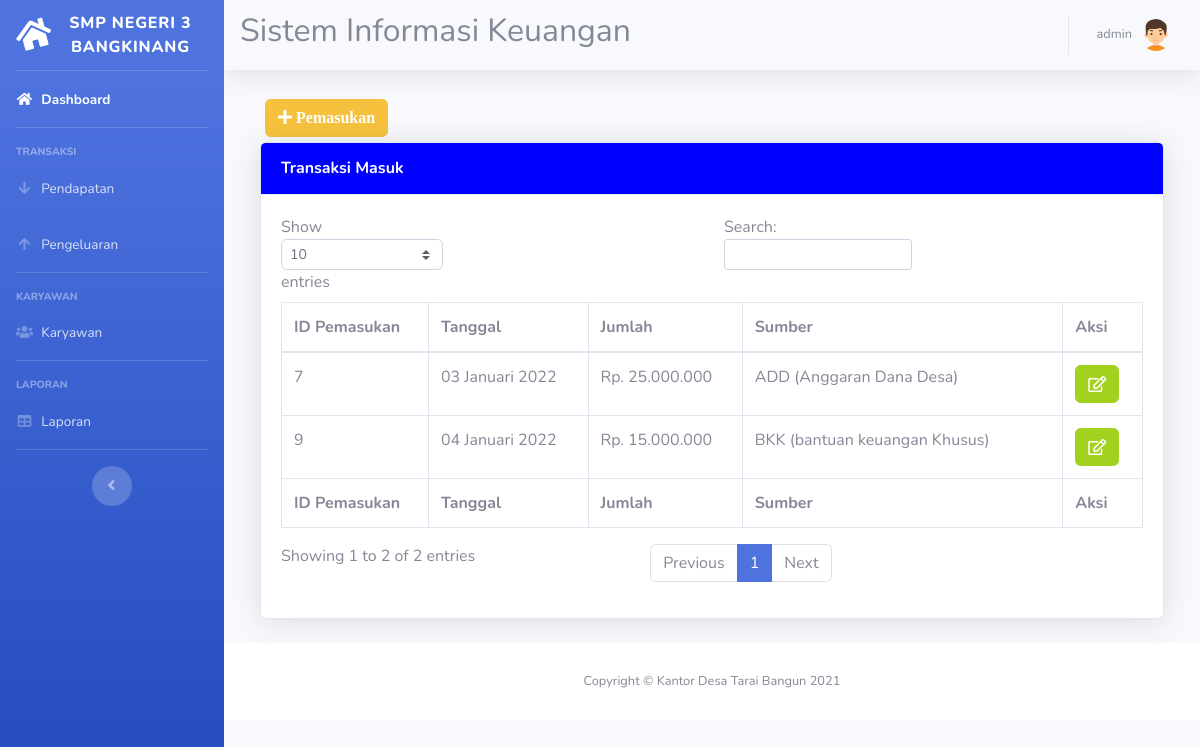
The app's page /pendapatan.php (signed in) with its own data.
### tables this page shows
CREATE TABLE `cashinout` (
  `id_cashinout` int(11) NOT NULL,
  `tanggal` date NOT NULL,
  `jenis` enum('Pengeluaran','Pemasukkan') NOT NULL,
  `jumlah` double NOT NULL,
  `id_perihal` int(11) NOT NULL
);

CREATE TABLE `perihal` (
  `id_perihal` int(11) NOT NULL,
  `nama` varchar(100) NOT NULL,
  `keterangan` varchar(200) NOT NULL
);

### tanggal.php (called while the page is built)
<?php
function tanggalIndonesia($date)
{
  $bulanIndo=array("Januari","Februari","Maret","April","Mei","Juni","Juli","Agustus","September","Oktober","November","Desember");
  $tahun = substr($date, 0, 4);
  $bulan = substr($date, 5, 2);
  $tgl   = substr($date, 8, 2);
  $result = $tgl. " " .$bulanIndo[(int)$bulan-1]. " " .$tahun;
  return($result);
}
?>

### pendapatan.php (the view, shortened to what this page needs)
<!DOCTYPE html>
<html lang="en">
<head>
  <link href="vendor/fontawesome-free/css/all.min.css" rel="stylesheet" type="text/css">
  <link href="css/sb-admin-2.min.css" rel="stylesheet">
</head>
<body id="page-top">
  <?php
  require 'koneksi.php';
  require 'tanggal.php';
  require('sidebar.php'); ?>
  <div id="content">
    <?php
    require('navbar.php');
    ?>
    <div class="container-fluid">
      <div class="col-xl-12 col-lg-12">
        <button type="button" class="btn btn-warning" style="margin:5px" data-toggle="modal" data-target="#myModalTambah"><i class="fa fa-plus"> Pemasukan</i></button><br>
        <div class="card shadow mb-4">
          <div class="card-header py-3" style="background-color: blue;">
            <h6 class="m-0 font-weight-bold text-primary">Transaksi Masuk</h6>
          </div>
          <div class="card-body">
            <div class="table-responsive">
              <table class="table table-bordered" id="dataTable" width="100%" cellspacing="0">
                <thead>
                  <tr>
                    <th>ID Pemasukan</th>
                    <th>Tanggal</th>
                    <th>Jumlah</th>
                    <th>Sumber</th>
                    <th>Aksi</th>
                  </tr>
                </thead>
                <tfoot>
                  <tr>
                    <th>ID Pemasukan</th>
                    <th>Tanggal</th>
                    <th>Jumlah</th>
                    <th>Sumber</th>
                    <th>Aksi</th>
                  </tr>
                </tfoot>
                <tbody>
                  <?php
                  $query = mysqli_query($koneksi, "SELECT cashinout.*, perihal.id_perihal as id_perihal, perihal.keterangan as keterangan FROM cashinout JOIN perihal ON cashinout.id_perihal = perihal.id_perihal WHERE jenis='Pemasukkan' ORDER BY tanggal DESC");
                  while ($data = mysqli_fetch_assoc($query)) {
                  ?>
                    <tr>
                      <td><?= $data['id_cashinout'] ?></td>
                      <td><?= tanggalIndonesia($data['tanggal']); ?></td>
                      <td>Rp. <?= number_format($data['jumlah'], 0, ',', '.'); ?></td>
                      <td><?= $data['keterangan'] ?></td>
                      <td>
                        <a href="#" type="button" class=" fa fa-edit btn btn-primary btn-md" data-toggle="modal" data-target="#myModal<?php echo $data['id_cashinout']; ?>"></a>
                      </td>
                    </tr>
            </div>
          <?php
                  }
          ?>
          </div>
        </div>
      </div>
    </div>
  </div>
  </div>
  <?php require 'footer.php' ?>
</body>
</html>

### records on screen
cashinout: id_cashinout "9", tanggal "04 Januari 2022", jumlah "15.000.000", id_perihal.keterangan "BKK (bantuan keuangan Khusus)"
cashinout: id_cashinout "7", tanggal "03 Januari 2022", jumlah "25.000.000", id_perihal.keterangan "ADD (Anggaran Dana Desa)"

### other values on screen
$_SESSION['nama_pengguna'] "admin"
